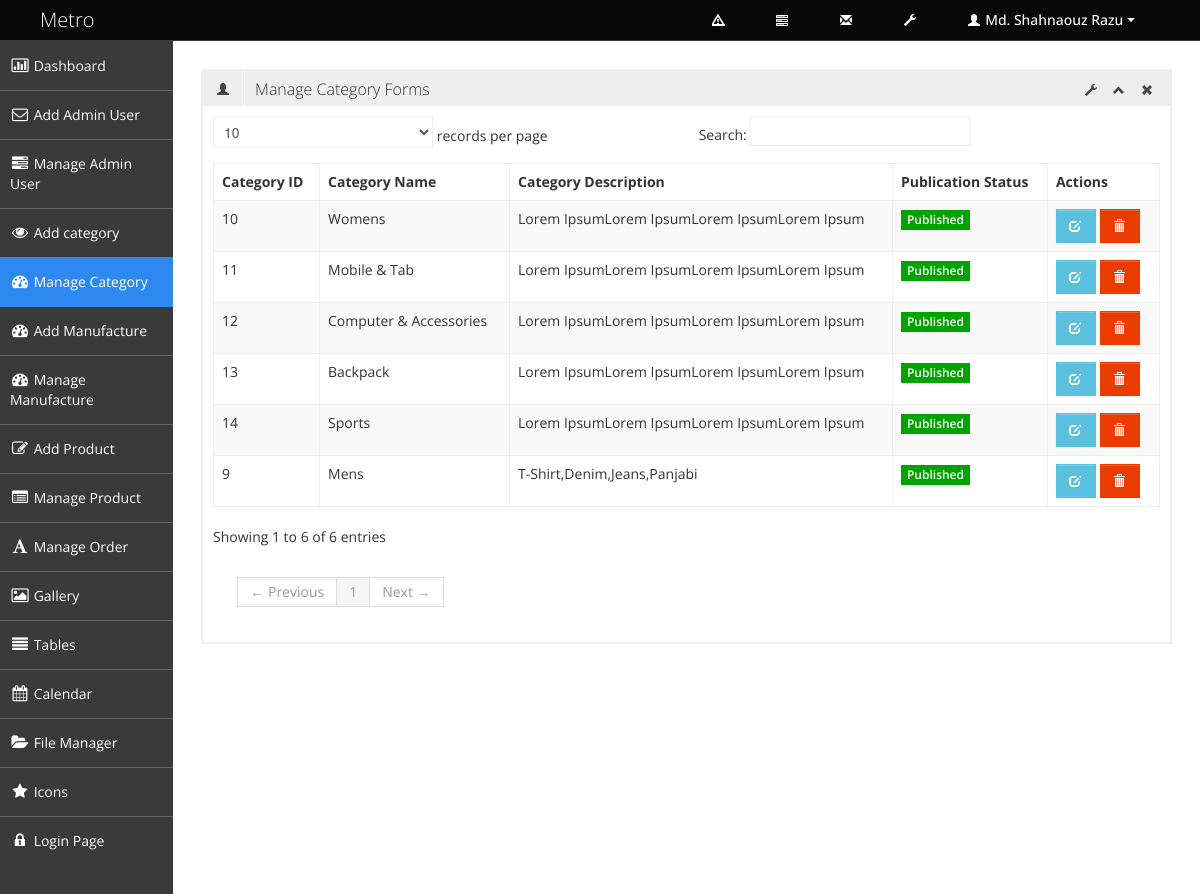
/admin/manage_category.php (signed in), run on the app's committed database.
### tables this page shows
CREATE TABLE `tbl_category` (
  `category_id` int(3) NOT NULL,
  `category_name` varchar(100) NOT NULL,
  `category_description` text NOT NULL,
  `publication_status` tinyint(1) NOT NULL,
  `deletion_status` tinyint(1) NOT NULL DEFAULT '1'
);

### admin/manage_category.php (called while the page is built, shortened)
<?php
include './admin_master.php';

### admin/admin.php (called while the page is built, shortened)
<?php
class Admin {
    public function __construct() {
        $host_name = 'localhost';
        $user_name = 'root';
        $passowrd = '';
        $db_name = 'ecommerce';
        $db_connect = mysqli_connect($host_name, $user_name, $passowrd);
        if ($db_connect) {
            $db_select = mysqli_select_db($db_connect, $db_name);
            if ($db_select) {
                return $db_connect;
            } else {
                die('Selection Fail' . mysqli_error($db_connect));
            }
        } else {
            die('Connection Fail' . mysqli_error($db_connect));
        }
    }
    public function select_all_category_info() {
        $db_connect = $this->__construct();
        $sql = "SELECT * FROM tbl_category WHERE deletion_status=1";
        if (mysqli_query($db_connect, $sql)) {
            $query_result = mysqli_query($db_connect, $sql);
            return $query_result;
        } else {
            die('Query problem' . mysqli_error($db_connect));
        }
    }
}

### admin/pages/manage_category_content.php (the view, shortened to what this page needs)
<?php
$query_result = $obj_admin->select_all_category_info();
?>
<div class="row-fluid sortable">
    <div class="box span12">
        <div class="box-header" data-original-title>
            <h2><i class="halflings-icon user"></i><span class="break"></span>Manage Category Forms</h2>
            <div class="box-icon">
                <a href="#" class="btn-setting"><i class="halflings-icon wrench"></i></a>
                <a href="#" class="btn-minimize"><i class="halflings-icon chevron-up"></i></a>
                <a href="#" class="btn-close"><i class="halflings-icon remove"></i></a>
            </div>
        </div>
        <div class="box-content">
            <table class="table table-striped table-bordered bootstrap-datatable datatable">
                <thead>
                    <tr>
                        <th>Category ID</th>
                        <th>Category Name</th>
                        <th>Category Description</th>
                        <th>Publication Status</th>
                        <th>Actions</th>
                    </tr>
                </thead>
                <tbody>
                    <?php while ($row = mysqli_fetch_assoc($query_result)) { ?>
                        <tr>
                            <td> <?php echo $row['category_id']; ?></td>
                            <td class="center"> <?php echo $row['category_name']; ?></td>
                            <td class="center"> <?php echo $row['category_description']; ?></td>
                            <td class="center">
                                <span class="label label-success">
                                    <?php
                                    if ($row['publication_status'] == 1) {
                                        echo $row['publication_status'] = 'Published';
                                    } else {
                                        echo $row['publication_status'] = 'Unpublished';
                                    }
                                    ?>
                                </span>
                            </td>
                            <td class="center">
                                <a class="btn btn-info" href="update_category.php?id=<?php echo $row['category_id']; ?>">
                                    <i class="halflings-icon white edit"></i>
                                </a>
                                <a class="btn btn-danger" href="?name=delete&id=<?php echo $row['category_id']; ?>" onclick=" return checkDelete();">
                                    <i class="halflings-icon white trash"></i>
                                </a>
                            </td>
                        </tr>
                    <?php } ?>
                </tbody>
            </table>
        </div>
    </div>
</div>

### admin/css/style.css (style rules this page uses)
.green, .green [class="box-header"], .green.box, .slider.green .ui-slider-range, .progress.green .ui-progressbar-value, .sliderVertical.green .ui-slider-range, .progressSlim.green .ui-progressbar-value, .label-success, .badge-success { background: #00A300 !important; border-color: #00A300 !important; color: #fff; }
body { background: #F5F5F5; color: #333; border: none; font-family: 'Open Sans', sans-serif; font-weight: 400; }
h2 { font-size: 16px; line-height: 16px; }
.box { border: 2px solid #eee; background: #fff !important; margin-bottom: 28px; }
.box-header { height: 16px; font-size: 16px; line-height: 16px; padding: 10px; background: #eee; -webkit-box-shadow: none; -moz-box-shadow: none; box-shadow: none; overflow: hidden; }
.box-header h2 { float:left; margin-top: 0px; font-weight: 300; }
.box-header h2 i { margin: 0px 3px 0px 4px; opacity: .8; filter: alpha(opacity=80); -ms-filter:"progid:DXImageTransform.Microsoft.Alpha(Opacity=80)"; }
.box-header .box-icon { float:right; margin-top: 1px; }
.box-header .box-icon i { -webkit-transition: all 0.1s ease-in-out; -moz-transition: all 0.1s ease-in-out; -o-transition: all 0.1s ease-in-out; -ms-transition: all 0.1s ease-in-out; transition: all 0.1s ease-in-out; opacity: .8; filter: alpha(opacity=80); -ms-filter:"progid:DXImageTransform.Microsoft.Alpha(Opacity=80)"; }
.box-header .box-icon a { margin: 0px 5px; }
.box-content { position: relative; z-index: 50; margin-top: -1px; padding: 10px; background: #fff !important; }
.label, .badge { text-shadow: none; font-family: 'Open Sans', sans-serif; font-weight: 600; font-size: 12px; padding: 3px 6px; }
.label { -webkit-border-radius: 0px; -moz-border-radius: 0px; border-radius: 0px; }
.btn { display: inline-block; padding: 6px 12px; margin-bottom: 0; font-size: 14px; font-weight: 500; line-height: 20px; text-align: center; white-space: nowrap; vertical-align: middle; cursor: pointer; border: 1px solid #a7a9aa; -webkit-border-radius: 0px !important; border-radius: 0px !important; }
.btn i { margin-top: 2px; }
.btn { color: #ffffff; background-color: #a7a9aa; border-color: #a7a9aa; background-image: none; filter: none; text-shadow: none; }
.btn-danger { background-color: #EB3C00; border-color: #EB3C00; }
.btn-info { background-color: #5bc0de; border-color: #5bc0de; }
.table th, .table td { border-top: 1px solid #eee; }
.table-bordered { border-color: #eee; -webkit-border-radius: 0px !important; -moz-border-radius: 0px !important; border-radius: 0px !important; }
.table-bordered th, .table-bordered td { border-left: 1px solid #eee; }
.table-bordered thead:first-child tr:first-child > th:first-child, .table-bordered tbody:first-child tr:first-child > td:first-child, .table-bordered tbody:first-child tr:first-child > th:first-child { -webkit-border-radius: 0px !important; -moz-border-radius: 0px !important; border-radius: 0px !important; }
.table-bordered thead:first-child tr:first-child > th:last-child, .table-bordered tbody:first-child tr:first-child > td:last-child, .table-bordered tbody:first-child tr:first-child > th:last-child { -webkit-border-radius: 0px !important; -moz-border-radius: 0px !important; border-radius: 0px !important; }
.table-bordered thead:last-child tr:last-child > th:first-child, .table-bordered tbody:last-child tr:last-child > td:first-child, .table-bordered tbody:last-child tr:last-child > th:first-child, .table-bordered tfoot:last-child tr:last-child > td:first-child, .table-bordered tfoot:last-child tr:last-child > th:first-child { -webkit-border-radius: 0px !important; -moz-border-radius: 0px !important; border-radius: 0px !important; }
.table-bordered thead:last-child tr:last-child > th:last-child, .table-bordered tbody:last-child tr:last-child > td:last-child, .table-bordered tbody:last-child tr:last-child > th:last-child, .table-bordered tfoot:last-child tr:last-child > td:last-child, .table-bordered tfoot:last-child tr:last-child > th:last-child { -webkit-border-radius: 0px !important; -moz-border-radius: 0px !important; border-radius: 0px !important; }

### data on the page
tbl_category: category_id "9", category_name "Mens", category_description "T-Shirt,Denim,Jeans,Panjabi", publication_status "Published"
tbl_category: category_id "10", category_name "Womens", category_description "Lorem IpsumLorem IpsumLorem IpsumLorem Ipsum", publication_status "Published"
tbl_category: category_id "11", category_name "Mobile & Tab", category_description "Lorem IpsumLorem IpsumLorem IpsumLorem Ipsum", publication_status "Published"
tbl_category: category_id "12", category_name "Computer & Accessories", category_description "Lorem IpsumLorem IpsumLorem IpsumLorem Ipsum", publication_status "Published"
tbl_category: category_id "13", category_name "Backpack", category_description "Lorem IpsumLorem IpsumLorem IpsumLorem Ipsum", publication_status "Published"
tbl_category: category_id "14", category_name "Sports", category_description "Lorem IpsumLorem IpsumLorem IpsumLorem Ipsum", publication_status "Published"

### other printed values
$_SESSION['admin_name'] "Md. Shahnaouz Razu"
